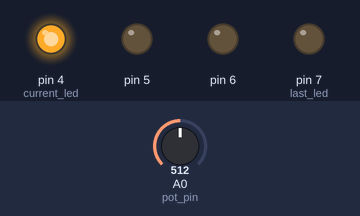
A sketch run on a simulated Arduino Uno, built with avr-gcc and run on an emulated ATmega328P. Parts: output pins drawn as LEDs (lit = HIGH). Dashed ring = blinking. The inputs (shaded band) are chosen by the test bench; at power-on: A0 (pot_pin) = 512.

Above: at 0.1 s.
At 1.28 s:
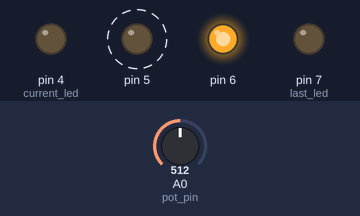
2.0 s: A0 (pot_pin) set to 716
At 3.1 s:
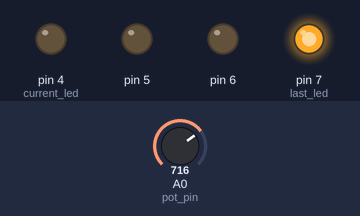
Timing chart, 0 to 5.0 s (numbered marks = the images above; inputs shaded):
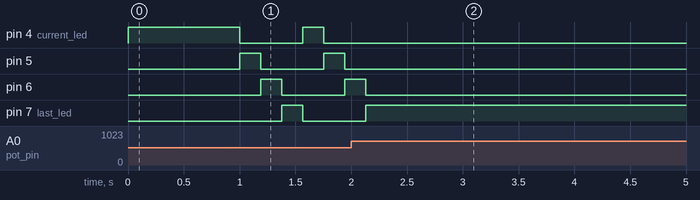

The sketch:

Looper.ino
```cpp
// the setup function runs once when you press reset or power the board
void setup() {
  pinMode(7, OUTPUT);
  pinMode(6, OUTPUT);
  pinMode(5, OUTPUT);
  pinMode(4, OUTPUT);
  Serial.begin(57600);
}

int current_led = 4;
int last_led = 7;
int pot = 0;
int pot_pin = A0;
int delay_amount = 1000;
// the loop function runs over and over again forever
void loop() {
  digitalWrite(current_led, HIGH);
  digitalWrite(last_led, LOW);
  delay(delay_amount);

  last_led = current_led;
  current_led = ((current_led + 1) % 4) + 4;

  pot = analogRead(pot_pin);
  delay_amount = 700 - pot;
}
```

Measured:
- after the input at 2.0 s, pin 4 (current_led), pin 5: stops changing and stays LOW; pin 6: goes on until 2.1 s, then stays LOW; pin 7 (last_led): goes on until 2.1 s, then stays HIGH
- by itself, pin 5: alternates HIGH for 0.19 s and LOW for 0.56 s
